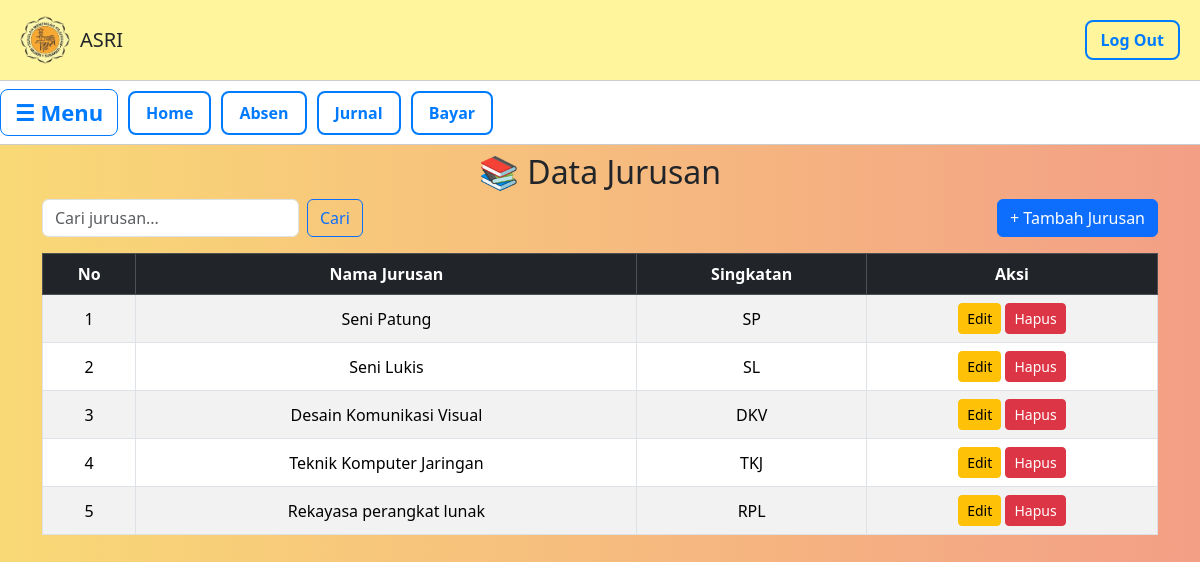
Screenshot of /Data/jurusan/jurusan.php with the database file from the repository.
### tables this page shows
CREATE TABLE `jurusan` (
  `id_jurusan` int NOT NULL,
  `nama_jurusan` varchar(50) NOT NULL,
  `singkatan` varchar(5) NOT NULL
);

### Data/jurusan/jurusan.php (the view, shortened to what this page needs)
<!DOCTYPE html>
<html lang="id">
<head>
  <link rel="stylesheet" href="../../admin.css">
</head>
<body>
  <header>
    <div class="logo">
      <img src="../../Image/lgo.png" alt="Logo">
      <h1>ASRI</h1>
    </div>
    <a href="../../index.php" class="logout">Log Out</a>
  </header>
  <div class="navbar">
    <button class="menu-toggle" onclick="toggleSidebar()">☰ Menu</button>
    <a href ="../../Data/data.php" class="btn-secondary">Home</a>
    <a href="../../Data/absen/absen.php" class="btn-secondary">Absen</a>
    <a href="../../Data/jurnal/jurnal.php" class="btn-secondary">Jurnal</a>
    <a href="../../Data/bayar/pembayaran.php" class="btn-secondary">Bayar</a>
  </div>
<?php
include"../../koneksi.php";
$cari = "";
if (isset($_GET['cari']) && $_GET['cari'] != "") {
    $cari = $_GET['cari'];
    $result = mysqli_query($koneksi, "SELECT * FROM jurusan
                                      WHERE nama_jurusan LIKE '%$cari%'
                                         OR singkatan LIKE '%$cari%'
                                      ORDER BY id_jurusan DESC");
} else {
    $result = mysqli_query($koneksi, "SELECT * FROM jurusan ORDER BY id_jurusan DESC");
}
?>
<link href="https://cdn.jsdelivr.net/npm/bootstrap@5.3.3/dist/css/bootstrap.min.css" rel="stylesheet">
<div class="container mt-2">
    <h2 class="mb-2 text-center">📚 Data Jurusan</h2>
    <div class="d-flex justify-content-between mb-3">
        <form class="d-flex" method="get" action="">
            <input class="form-control me-2" type="search" name="cari" placeholder="Cari jurusan..." value="<?= htmlspecialchars($cari) ?>">
            <button class="btn btn-outline-primary" type="submit">Cari</button>
        </form>
        <a href="jurusan_tambah.php" class="btn btn-primary">+ Tambah Jurusan</a>
    </div>
    <div class="table-responsive">
        <table class="table table-bordered table-striped table-hover align-middle text-center">
            <thead class="table-dark">
                <tr>
                    <th>No</th>
                    <th>Nama Jurusan</th>
                    <th>Singkatan</th>
                    <th>Aksi</th>
                </tr>
            </thead>
            <tbody>
            <?php
            $no = 1;
            if (mysqli_num_rows($result) > 0) {
                while ($row = mysqli_fetch_assoc($result)) { ?>
                    <tr>
                        <td><?= $no++ ?></td>
                        <td><?= $row['nama_jurusan'] ?></td>
                        <td><?= $row['singkatan'] ?></td>
                        <td>
                            <a href="jurusan_edit.php?id=<?= $row['id_jurusan'] ?>" class="btn btn-sm btn-warning">Edit</a>
                            <a href="jurusan_hapus.php?id=<?= $row['id_jurusan'] ?>"
                               class="btn btn-sm btn-danger"
                               onclick="return confirm('Yakin ingin menghapus jurusan ini?')">Hapus</a>
                        </td>
                    </tr>
            <?php }
            } else { ?>
                <tr>
                    <td colspan="4" class="text-center text-muted">⚠️ Data tidak ditemukan</td>
                </tr>
            <?php } ?>
            </tbody>
        </table>
    </div>
</div>

### admin.css (style rules this page uses)
body { margin: 0; font-family: Arial, sans-serif; background: linear-gradient(90deg , #f9d976, #f39f86); }
header { background: #fff59d; padding: 15px 20px; display: flex; justify-content: space-between; align-items: center; border-bottom: 1px solid #ccc; flex-wrap: wrap; }
header .logo { display: flex; align-items: center; gap: 10px; }
header img { height: 50px; }
header h1 { font-size: 20px; margin: 0; }
.logout { border: 2px solid #007bff; background: none; color: #007bff; padding: 6px 14px; border-radius: 8px; font-weight: bold; text-decoration: none; transition: 0.3s; }
.btn-secondary { display: inline-block; background: #fff; color: #007bff; border: 2px solid #007bff; padding: 8px 16px; border-radius: 8px; text-decoration: none; font-weight: bold; transition: 0.3s; }
.navbar { background: white; display: flex; align-items: center; gap: 10px; padding: 10px; flex-wrap: wrap; border-bottom: 1px solid #ccc; justify-content: flex-start !important; }
.navbar button { border: 1px solid #007bff; background: none; color: #007bff; padding: 6px 14px; border-radius: 8px; font-weight: bold; cursor: pointer; transition: 0.3s; }
.menu-toggle { font-size: 22px; cursor: pointer; border: none; background: none; }

### rows the page displays
jurusan: nama_jurusan "Seni Patung", singkatan "SP"
jurusan: nama_jurusan "Seni Lukis", singkatan "SL"
jurusan: nama_jurusan "Desain Komunikasi Visual", singkatan "DKV"
jurusan: nama_jurusan "Teknik Komputer Jaringan", singkatan "TKJ"
jurusan: nama_jurusan "Rekayasa perangkat lunak", singkatan "RPL"
